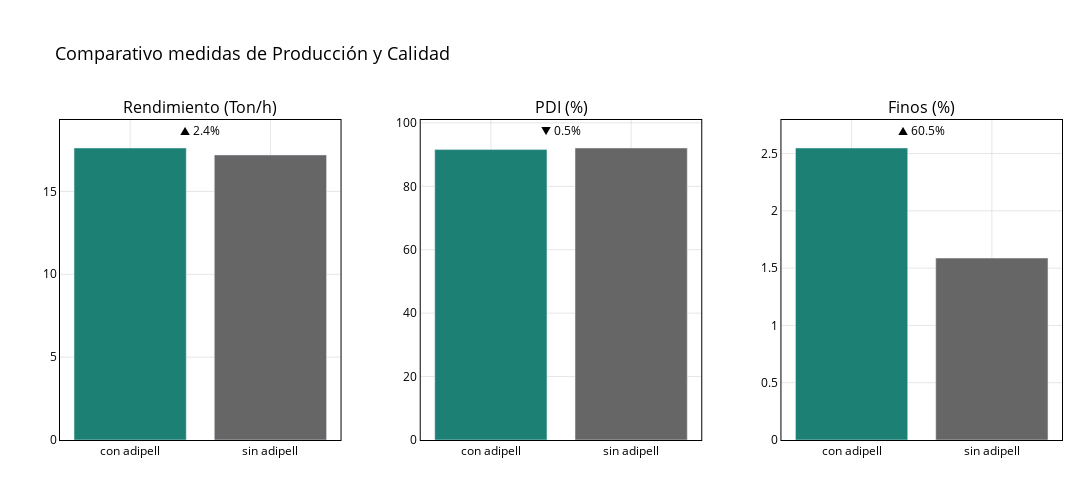

Source (notebook cell):
### Code cell
barras_1xn_tons_con_delta(
    sultana_group,
    y_cols=["rendimiento_promedio",  "pdi_promedio", 'finos_promedio',],
    #filename=f"{ROOT_IMAGEN}/pdi_finos_rendimiento_sultana.html",
    title_prefix="Comparativo medidas de Producción y Calidad",
    order=("con adipell", "sin adipell"),
    titles=["Rendimiento (Ton/h)", "PDI (%)", 'Finos (%)', ],
    decimals_map={"pdi_promedio": 2, 'finos_promedio': 2, "rendimiento_promedio": 2,}
)

### Figure 1 — Plotly figure (JSON) as saved in the notebook; plotly's stock layout.template omitted (floating-point values rounded to 4 significant figures)
{"data": [{"cliponaxis": false, "hovertemplate": "<b>%{x}</b><br>rendimiento_promedio: %{y:.2f}<br><extra></extra>", "insidetextfont": {"color": "black"}, "marker": {"color": ["#1C8074", "#666666"]}, "textfont": {"color": "black"}, "type": "bar", "x": ["con adipell", "sin adipell"], "xaxis": "x", "y": [17.62, 17.2], "yaxis": "y"}, {"cliponaxis": false, "hovertemplate": "<b>%{x}</b><br>pdi_promedio: %{y:.2f}<br><extra></extra>", "insidetextfont": {"color": "black"}, "marker": {"color": ["#1C8074", "#666666"]}, "textfont": {"color": "black"}, "type": "bar", "x": ["con adipell", "sin adipell"], "xaxis": "x2", "y": [91.58, 92.07], "yaxis": "y2"}, {"cliponaxis": false, "hovertemplate": "<b>%{x}</b><br>finos_promedio: %{y:.2f}<br><extra></extra>", "insidetextfont": {"color": "black"}, "marker": {"color": ["#1C8074", "#666666"]}, "textfont": {"color": "black"}, "type": "bar", "x": ["con adipell", "sin adipell"], "xaxis": "x3", "y": [2.548, 1.587], "yaxis": "y3"}], "layout": {"annotations": [{"font": {"size": 16}, "showarrow": false, "text": "Rendimiento (Ton/h)", "x": 0.14, "xanchor": "center", "xref": "paper", "y": 1, "yanchor": "bottom", "yref": "paper"}, {"font": {"size": 16}, "showarrow": false, "text": "PDI (%)", "x": 0.5, "xanchor": "center", "xref": "paper", "y": 1, "yanchor": "bottom", "yref": "paper"}, {"font": {"size": 16}, "showarrow": false, "text": "Finos (%)", "x": 0.86, "xanchor": "center", "xref": "paper", "y": 1, "yanchor": "bottom", "yref": "paper"}, {"font": {"color": "black", "size": 12}, "showarrow": false, "text": "▲ 2.4%", "x": 0.5, "xref": "x domain", "y": 18.68, "yref": "y"}, {"font": {"color": "black", "size": 12}, "showarrow": false, "text": "▼ 0.5%", "x": 0.5, "xref": "x2 domain", "y": 97.59, "yref": "y2"}, {"font": {"color": "black", "size": 12}, "showarrow": false, "text": "▲ 60.5%", "x": 0.5, "xref": "x3 domain", "y": 2.701, "yref": "y3"}], "font": {"color": "black"}, "height": 480, "margin": {"b": 40, "l": 60, "r": 30, "t": 120}, "paper_bgcolor": "rgba(0,0,0,0)", "plot_bgcolor": "rgba(0,0,0,0)", "showlegend": false, "title": {"font": {"color": "black", "size": 18}, "text": "Comparativo medidas de Producción y Calidad"}, "width": 1260, "xaxis": {"anchor": "y", "categoryarray": ["con adipell", "sin adipell"], "categoryorder": "array", "domain": [0, 0.28], "gridcolor": "rgba(0,0,0,0.1)", "linecolor": "black", "linewidth": 1, "mirror": true, "showline": true, "tickfont": {"color": "black"}, "title": {"font": {"color": "black"}}}, "xaxis2": {"anchor": "y2", "categoryarray": ["con adipell", "sin adipell"], "categoryorder": "array", "domain": [0.36, 0.64], "gridcolor": "rgba(0,0,0,0.1)", "linecolor": "black", "linewidth": 1, "mirror": true, "showline": true, "tickfont": {"color": "black"}, "title": {"font": {"color": "black"}}}, "xaxis3": {"anchor": "y3", "categoryarray": ["con adipell", "sin adipell"], "categoryorder": "array", "domain": [0.72, 1], "gridcolor": "rgba(0,0,0,0.1)", "linecolor": "black", "linewidth": 1, "mirror": true, "showline": true, "tickfont": {"color": "black"}, "title": {"font": {"color": "black"}}}, "yaxis": {"anchor": "x", "domain": [0, 1], "gridcolor": "rgba(0,0,0,0.1)", "linecolor": "black", "linewidth": 1, "mirror": true, "showline": true, "tickfont": {"color": "black"}, "title": {"font": {"color": "black"}}}, "yaxis2": {"anchor": "x2", "domain": [0, 1], "gridcolor": "rgba(0,0,0,0.1)", "linecolor": "black", "linewidth": 1, "mirror": true, "showline": true, "tickfont": {"color": "black"}, "title": {"font": {"color": "black"}}}, "yaxis3": {"anchor": "x3", "domain": [0, 1], "gridcolor": "rgba(0,0,0,0.1)", "linecolor": "black", "linewidth": 1, "mirror": true, "showline": true, "tickfont": {"color": "black"}, "title": {"font": {"color": "black"}}}}}
